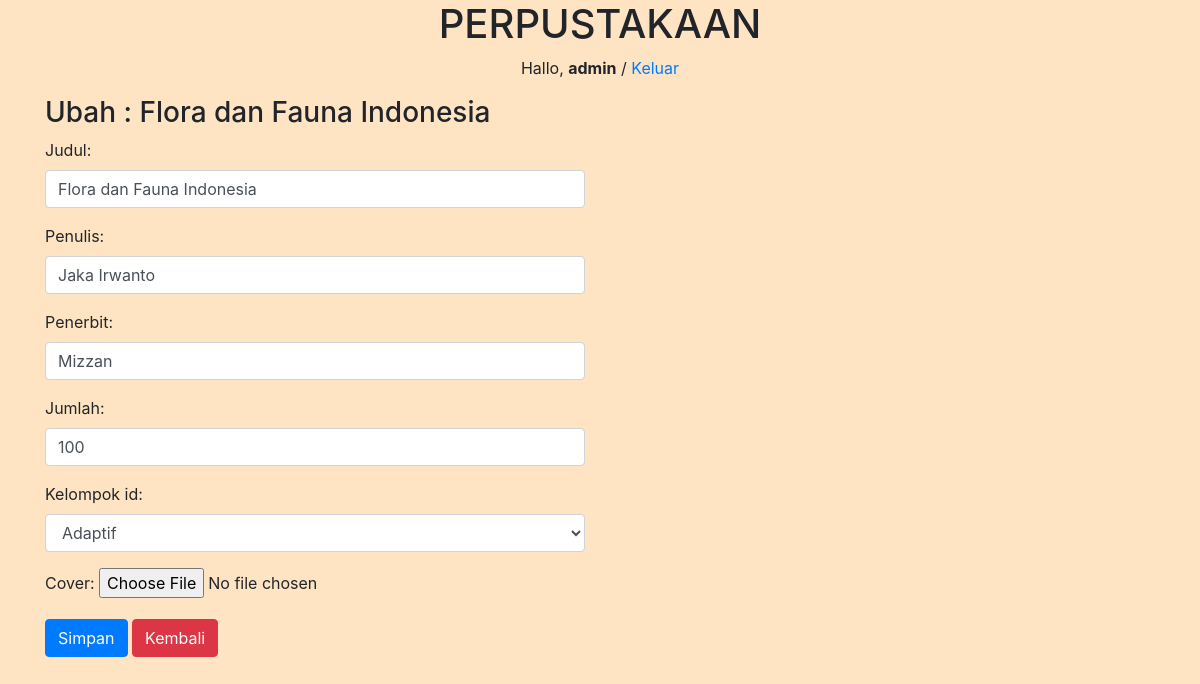
Page /buku/ubah/2 (signed in) on the committed database.
### perpustakaan/models.py (models this page shows, shortened)
class Buku(models.Model):
    judul = models.CharField(max_length=50)
    penulis = models.CharField(max_length=40)
    penerbit = models.CharField(max_length=40)
    jumlah = models.IntegerField(null=True)
    kelompok_id = models.ForeignKey(
        Kelompok, on_delete=models.CASCADE, null=True)
    cover = models.ImageField(upload_to='cover/', null=True)
    tanggal = models.DateTimeField(auto_now_add=True, null=True)

### perpustakaan/views.py (the view)
# urls.py: path('buku/ubah/<int:id_buku>', ubah_buku, name='ubah_buku'),
@login_required(login_url=settings.LOGIN_URL)
def ubah_buku(request, id_buku):
    buku = Buku.objects.get(id=id_buku)
    template = 'ubah-buku.html'
    if request.POST:
        form = FormBuku(request.POST, request.FILES, instance=buku)
        if form.is_valid():
            form.save()
            messages.success(request, "Data Berhasil diperbaharui!")
            return redirect('ubah_buku', id_buku=id_buku)
    else:
        form = FormBuku(instance=buku)
        konteks = {
            'form': form,
            'buku': buku,
        }
    return render(request, template, konteks)

### perpustakaan/forms.py
class FormBuku(ModelForm):
    class Meta:
        model = Buku
        fields = '__all__'
        widgets = {
            'judul': forms.TextInput({'class': 'form-control'}),
            'penulis': forms.TextInput({'class': 'form-control'}),
            'penerbit': forms.TextInput({'class': 'form-control'}),
            'jumlah': forms.NumberInput({'class': 'form-control'}),
            'kelompok_id': forms.Select({'class': 'form-control'}),
        }

### perpustakaan/models.py (called while the page is built)
    def __str__(self):
        return self.nama

### perpustakaan/templates/ubah-buku.html (shortened to what this page needs)
{% extends 'base.html' %}
{% block content %}
<div class="container">
    <div class="row">
        <div class="col-md-6">
            <h3>Ubah : {{ buku.judul }}</h3>
            <form action="{% url 'ubah_buku' buku.id %}" method="post" enctype="multipart/form-data">
                {{ form.as_p }}
                <button class=" btn btn-primary">Simpan</button>
                <a href="{% url 'buku' %}" class="btn btn-danger">Kembali</a>
            </form>
        </div>
    </div>
</div>
{% endblock %}

### templates/judul.html
<center>
    <h1>PERPUSTAKAAN</h1>
    {% if user.is_authenticated %}
    <p>Hallo, <strong>{{ user }}</strong> / <a href="{% url 'keluar' %}">Keluar</a></p>
    {% endif %}
</center>

### static/css/style.css (style rules this page uses)
body { background-color: bisque; }

### rows in the picture
Buku: judul "Flora dan Fauna Indonesia", penulis "Jaka Irwanto", penerbit "Mizzan", jumlah "100", kelompok_id "Adaptif"

### other values in the picture
{{ user }} "admin"
